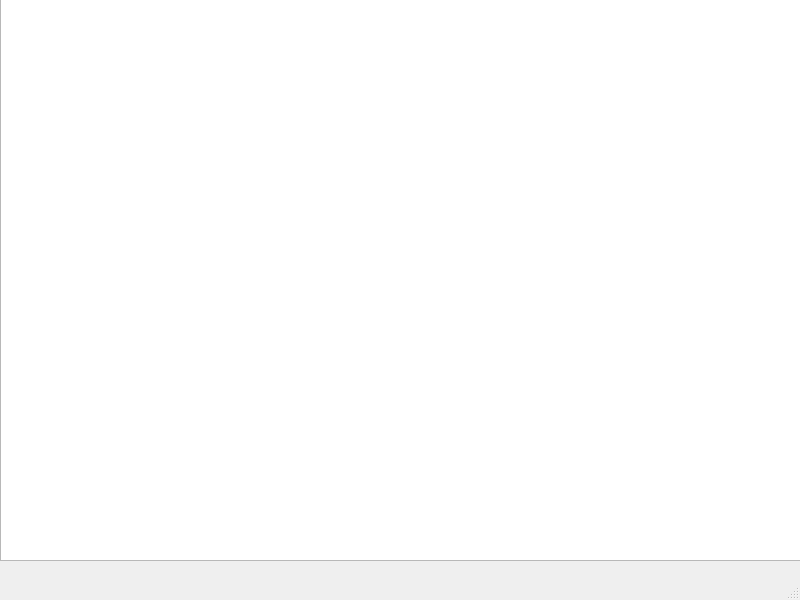
<?xml version="1.0" encoding="UTF-8"?>
<ui version="4.0">
 <class>MainWindow</class>
 <widget class="QMainWindow" name="MainWindow">
  <property name="geometry">
   <rect>
    <x>0</x>
    <y>0</y>
    <width>800</width>
    <height>600</height>
   </rect>
  </property>
  <property name="windowTitle">
   <string>MainWindow</string>
  </property>
  <widget class="QWidget" name="centralwidget">
   <widget class="QTextBrowser" name="textBrowser">
    <property name="geometry">
     <rect>
      <x>0</x>
      <y>-20</y>
      <width>801</width>
      <height>581</height>
     </rect>
    </property>
    <property name="font">
     <font>
      <family>.AppleSystemUIFont</family>
     </font>
    </property>
   </widget>
  </widget>
  <widget class="QMenuBar" name="menubar">
   <property name="geometry">
    <rect>
     <x>0</x>
     <y>0</y>
     <width>800</width>
     <height>22</height>
    </rect>
   </property>
  </widget>
  <widget class="QStatusBar" name="statusbar"/>
 </widget>
 <resources/>
 <connections/>
</ui>
